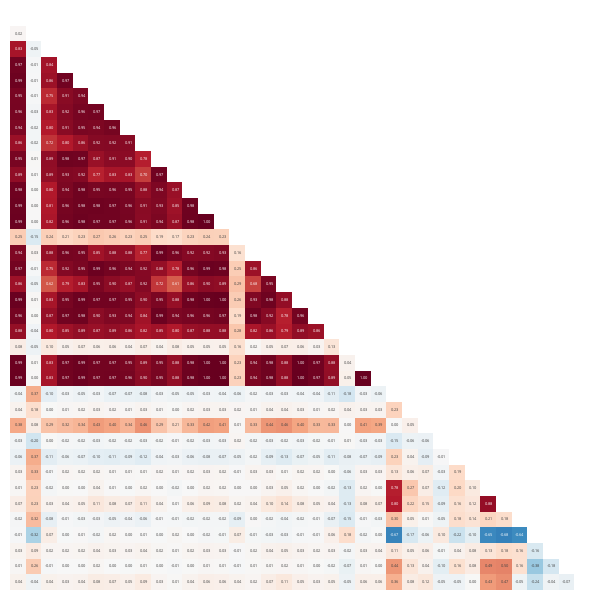

The notebook cell this image was saved under:
### Code cell
# On trace la matrice des corrélations des indicateurs communaux.
# On enlève la variable de densité des médecins, qui est calculée à partir de la variable que l'on cherche à expliquer.
df = df_pop_communes.copy().drop(columns=["Code", "Libellé", "departement", "Densité médecins généralistes 2024"])
plot_corr_heatmap(df)

### Figure 1 — Plotly figure (JSON) as saved in the notebook; plotly's stock layout.template omitted (floating-point values rounded to 4 significant figures; data arrays with more than 128 entries replaced by an {"elided": "..."} marker saying what was removed)
{"data": [{"coloraxis": "coloraxis", "hovertemplate": "Var 1: %{y}<br>Var 2: %{x}<br>Corr: %{z:.2f}<extra></extra>", "name": "0", "texttemplate": "%{z:.2f}", "type": "heatmap", "x": ["Population de 15 ans ou + selon le groupe socioprofessionnel actuel ou antérieur 2022 Artisans, commerçants, chefs entreprise", "Médiane du niveau de vie 2021", "Police - Gendarmerie (en nombre) 2024", "Supérette - Épicerie (en nombre) 2024", "Boulangerie-pâtisserie (en nombre) 2024", "École maternelle, primaire, élémentaire (en nombre) 2024", "Collège (en nombre) 2024", "Lycée (en nombre) 2024", "Salles multisports (gymnases) (en nombre) 2024", "Nombre d'établissements 2023", "Nb d'hôtels 2025", "Médecin généraliste (en nombre) 2024", "Population municipale 2023", "Population de 15 ans ou + selon le groupe socioprofessionnel actuel ou antérieur 2022 Ensemble", "Population de 15 ans ou + selon le groupe socioprofessionnel actuel ou antérieur 2022 Agriculteurs exploitants", "Population de 15 ans ou + selon le groupe socioprofessionnel actuel ou antérieur 2022 Cadres et professions intellectuelles supérieures", "Population de 15 ans ou + selon le groupe socioprofessionnel actuel ou antérieur 2022 Employés", "Population de 15 ans ou + selon le groupe socioprofessionnel actuel ou antérieur 2022 Ouvriers", "Électeurs inscrits sur liste principale 2024", "Nb d'emplois au lieu de travail (LT) 2022", "Bassin de natation (en nombre) 2024", "Nb de terrains de camping 2025", "Nb de pers. âgées de 25 à 64 ans 2022", "Nb de ménages fiscaux 2021", "Taille moyenne des ménages 2022", "Évol. annuelle moy. de la population 2017 - 2023 (en %)", "Densité de population (historique depuis 1876) 2022", "Taux d'activité par tranche d'âge 2022 15 à 24 ans", "Taux d'activité par tranche d'âge 2022 25 à 54 ans", "Taux d'activité par tranche d'âge 2022 55 à 64 ans", "Part des pers. âgées de - 15 ans 2022", "Part des pers. âgées de - de 25 ans 2022", "Part des pers. âgées de 25 à 64 ans 2022", "Part des pers. âgées de 75 ans ou + 2022", "Part des familles avec 1 enf. de - de 25 ans 2022", "Part des familles avec 2 enf. de - de 25 ans 2022", "Part des familles avec 3 enf. ou plus de - de 25 ans 2022"], "xaxis": "x", "y": ["Population de 15 ans ou + selon le groupe socioprofessionnel actuel ou antérieur 2022 Artisans, commerçants, chefs entreprise", "Médiane du niveau de vie 2021", "Police - Gendarmerie (en nombre) 2024", "Supérette - Épicerie (en nombre) 2024", "Boulangerie-pâtisserie (en nombre) 2024", "École maternelle, primaire, élémentaire (en nombre) 2024", "Collège (en nombre) 2024", "Lycée (en nombre) 2024", "Salles multisports (gymnases) (en nombre) 2024", "Nombre d'établissements 2023", "Nb d'hôtels 2025", "Médecin généraliste (en nombre) 2024", "Population municipale 2023", "Population de 15 ans ou + selon le groupe socioprofessionnel actuel ou antérieur 2022 Ensemble", "Population de 15 ans ou + selon le groupe socioprofessionnel actuel ou antérieur 2022 Agriculteurs exploitants", "Population de 15 ans ou + selon le groupe socioprofessionnel actuel ou antérieur 2022 Cadres et professions intellectuelles supérieures", "Population de 15 ans ou + selon le groupe socioprofessionnel actuel ou antérieur 2022 Employés", "Population de 15 ans ou + selon le groupe socioprofessionnel actuel ou antérieur 2022 Ouvriers", "Électeurs inscrits sur liste principale 2024", "Nb d'emplois au lieu de travail (LT) 2022", "Bassin de natation (en nombre) 2024", "Nb de terrains de camping 2025", "Nb de pers. âgées de 25 à 64 ans 2022", "Nb de ménages fiscaux 2021", "Taille moyenne des ménages 2022", "Évol. annuelle moy. de la population 2017 - 2023 (en %)", "Densité de population (historique depuis 1876) 2022", "Taux d'activité par tranche d'âge 2022 15 à 24 ans", "Taux d'activité par tranche d'âge 2022 25 à 54 ans", "Taux d'activité par tranche d'âge 2022 55 à 64 ans", "Part des pers. âgées de - 15 ans 2022", "Part des pers. âgées de - de 25 ans 2022", "Part des pers. âgées de 25 à 64 ans 2022", "Part des pers. âgées de 75 ans ou + 2022", "Part des familles avec 1 enf. de - de 25 ans 2022", "Part des familles avec 2 enf. de - de 25 ans 2022", "Part des familles avec 3 enf. ou plus de - de 25 ans 2022"], "yaxis": "y", "z": {"elided": "37x37 float values"}}], "layout": {"coloraxis": {"cmax": 1, "cmin": -1, "colorscale": [[0, "rgb(5,48,97)"], [0.1, "rgb(33,102,172)"], [0.2, "rgb(67,147,195)"], [0.3, "rgb(146,197,222)"], [0.4, "rgb(209,229,240)"], [0.5, "rgb(247,247,247)"], [0.6, "rgb(253,219,199)"], [0.7, "rgb(244,165,130)"], [0.8, "rgb(214,96,77)"], [0.9, "rgb(178,24,43)"], [1, "rgb(103,0,31)"]], "showscale": false}, "height": 600, "margin": {"b": 10, "l": 10, "r": 10, "t": 10}, "plot_bgcolor": "rgba(0,0,0,0)", "width": 600, "xaxis": {"anchor": "y", "constrain": "domain", "domain": [0, 1], "scaleanchor": "y", "showticklabels": false, "ticks": "", "title": {}}, "yaxis": {"anchor": "x", "autorange": "reversed", "constrain": "domain", "domain": [0, 1], "showticklabels": false, "ticks": "", "title": {}}}}
